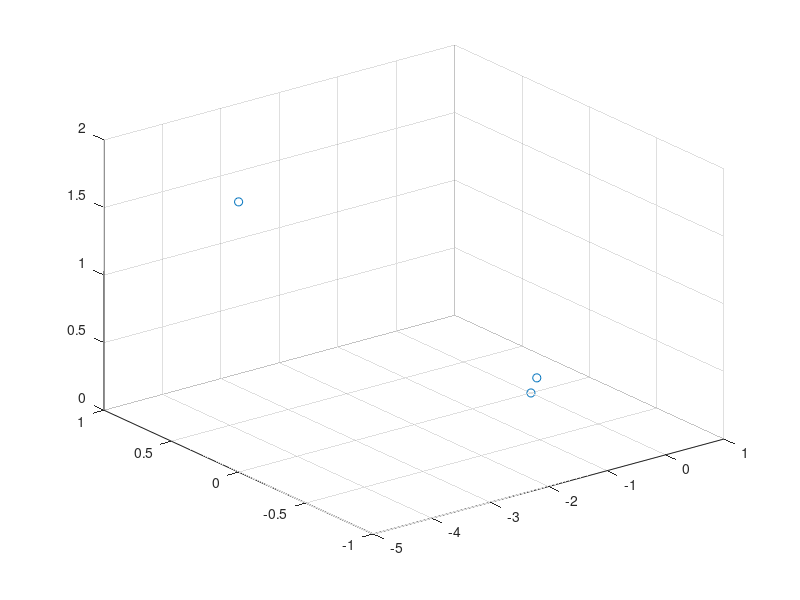

The MATLAB script that drew this image: (Note: this script raises an error after producing the figure.)
close all;
clear all;
clc;

disp('3.Q1.1.1')
R = eye(3);
t1 = [0;0;0];
t2 = [-5;0;2];
t3 = [0.1;0;0.1];
P1 = [R t1];
P2 = [R t2];
P3 = [R t3];
disp('P1:');
disp(P1);
disp('P2:');
disp(P2);
disp('P3:');
disp(P3);

disp('3.Q1.1.2')
Q1 = [2;4;10;1];
q11 = P1 * Q1;
q11 = q11 / q11(3,1);
q12 = P2 * Q1;
q12 = q12 / q12(3,1);
q13 = P3 * Q1;
q13 = q13 / q13(3,1);
disp('q11:');
disp(q11);
disp('q12:');
disp(q12);
disp('q13:');
disp(q13);

disp('3.Q1.1.3')
figure();
scatter3([t1(1) t2(1) t3(1)], [t1(2) t2(2) t3(2)], [t1(3) t2(3) t3(3)]);
disp('All cameras are pointing in the same direction');
disp('Camera one and three very close together, camera two further away');

disp('3.Q1.2')
Q = Est3D(q11, P1, q12, P2);
Q = Q / Q(4,1);
disp('Q:');
disp(Q);
disp('Q1:');
disp(Q1);

disp('3.Q1.2.1')
q21 = [-0.1667; 0.3333; 1];
q22 = [-0.5000; 0.2857; 1];
Q2 = Est3D(q21, P1, q22, P2);
Q2 = Q2 / Q2(4,1);
disp('Q2:');
disp(Q2);

disp('3.Q1.2.2')
q23 = P3 * Q2;
q23 = q23 / q23(3,1);
disp('q23:');
disp(q23);

disp('3.Q1.3.1')
Q2 = [-2; 4; 12; 1];
q22 = P2 * Q2;
q22 = q22 / q22(3,1);
q23 = P3 * Q2;
q23 = q23 / q23(3,1);

q22n = q22 + [0.1; 0.1; 0];
q23n = q23 + [0.1; 0.1; 0];

disp('3.Q1.3.2')
Q2n2 = Est3D(q21, P1, q22n, P2);
Q2n2 = Q2n2 / Q2n2(4,1);
disp('Q2n2:');
disp(Q2n2);

disp('3.Q1.3.3')
Q2n3 = Est3D(q21, P1, q23n, P3);
Q2n3 = Q2n3 / Q2n3(4,1);
disp('Q2n3:');
disp(Q2n3);

disp('3.Q1.3.4')
disp('Geometry, man!');
figure('Name', 'Camera and points');
plot3([t1(1) t2(1) t3(1)], [t1(2) t2(2) t3(2)], ...
    [t1(3) t2(3) t3(3)], '*');
hold on;
text(t1(1), t1(2), t3(3), 'cam 1 \rightarrow', ...
    'HorizontalAlignment','right')
text(t2(1), t2(2), t2(3), ...
    '\leftarrow cam 2', 'HorizontalAlignment','left')
text(t3(1), t3(2), t3(3), ...
    '\leftarrow cam 3', 'HorizontalAlignment','left')
plot3(Q2(1), Q2(2), Q2(3), 'sr');
text(Q2(1), Q2(2), Q2(3), 'Q1 \rightarrow', ...
    'HorizontalAlignment','right')
plot3(Q2n2(1), Q2n2(2), Q2n2(3), 'pr');
text(Q2n2(1), Q2n2(2), Q2n2(3), 'Q2n2 \rightarrow', ...
    'HorizontalAlignment','right')
plot3(Q2n3(1), Q2n3(2), Q2n3(3), 'hr');
text(Q2n3(1), Q2n3(2), Q2n3(3), 'Q2n3 \rightarrow', ...
    'HorizontalAlignment','right')
hold off;

disp('3.Q1.4')
clear all;
load TwoImageData.mat
P1 = A * [R1 T1];
P2 = A * [R2 T2];
fig1 = figure('Name', 'IM1');
imagesc(im1);
colormap gray;
fig2 = figure('Name', 'IM2');
imagesc(im2);
colormap gray;

[x2, y2] = ginput(1);
figure(fig1);
[x1, y1] = ginput(1);

x1 = x1 - A(1,3);
y1 = y1 - A(2,3);
x2 = x2 - A(1,3);
y2 = y2 - A(2,3);

%x1 = x1 / size(im1,1) / 2;
%y1 = y1 / size(im1,2) / 2;
%x2 = x2 / size(im2,1) / 2;
%y2 = y2 / size(im2,2) / 2;

disp('2::');
disp([x2 y2]);
disp('1::');
disp([x1 y1]);

Q = Est3D([x1; y1; 1], P1, [x2; y2; 1], P2);
disp('Q:');
Q = Q / Q(4,1);
disp(Q);

clear all;
disp('3.Q2')

imPeterGade = imread('petergade.png');
disp('Select the 4 extreme corners ...');
disp('     starting from the lower-left corner ...');
disp('     going clockwise.');
fig1 = figure('Name', 'Select the 4 corners, SW, CCW');
imagesc(imPeterGade);
colormap gray;
%[x1, y1] = ginput(4);


x1 = [57.0818; 60.7800; 209.4459; 269.3560];
y1 = [224.7105; 69.6228; 67.5175; 218.3947];
x2 = [0; 0; 6.1; 6.1];
y2 = [0; 13.4; 13.4; 0];

%q1 = normalize2D([x1'; y1'; ones(1,size(x1,1))]);
%q2 = normalize2D([x2'; y2'; ones(1,size(x2,1))]);
q1 = [x1'; y1'; ones(1,size(x1,1))];
q2 = [x2'; y2'; ones(1,size(x2,1))];
Hest = computeHomography(q2, q1);

disp('Annotate the first player.');
[x1, y1] = ginput(1);
player1 = Hest * [x1; y1; 1];
player1 = player1 / player1(3,1)

disp('Annotate the second player.');
[x1, y1] = ginput(1);
player2 = Hest * [x1; y1; 1];
player2 = player2 / player2(3,1)

figure('Name', 'Warped field');
Tr = maketform('projective', Hest');
WarpIm = imtransform(imPeterGade, Tr, 'YData', ...
    [0 255], 'XData', [0 255]);
imagesc(WarpIm);